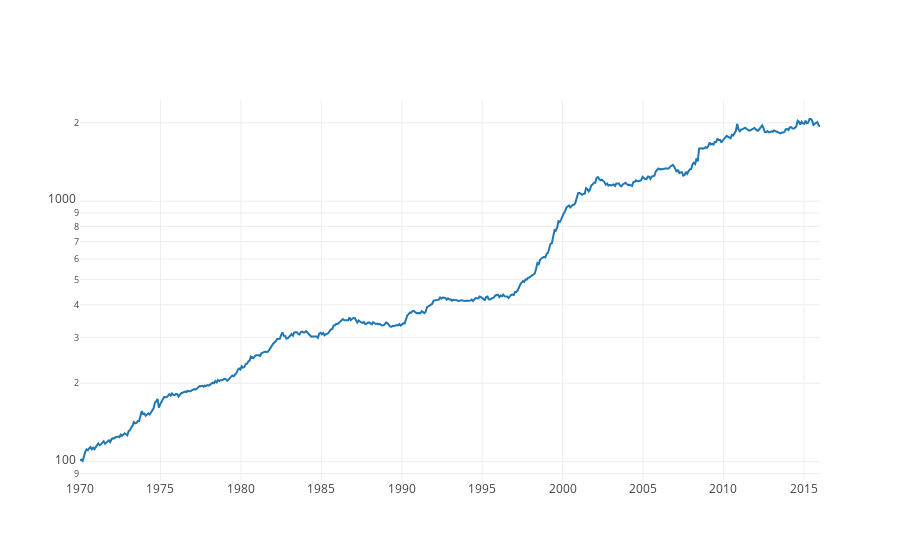

Write notebook code for a chart like this one.
### Code cell
# run performance chart
perf = 100 * np.cumprod(1 + results / 100)

def mychart(perf):
    x_coords = np.linspace(1970, 2016, perf.shape[0])
    
    trace1 = Scatter(
        x = x_coords,
        y = perf,
        name = 'Growth of $1',    
    )

    layout = Layout(
        yaxis=dict(
            type='log',
            autorange=True
        )
    )
    plotdata = [trace1]
    
    fig = Figure(data=plotdata, layout=layout)
    
    iplot(fig)
    
mychart(perf)

### Figure 1 — Plotly figure (JSON) as saved in the notebook; plotly's stock layout.template omitted (floating-point values rounded to 4 significant figures; data arrays with more than 128 entries replaced by an {"elided": "..."} marker saying what was removed)
{"data": [{"name": "Growth of $1", "type": "scatter", "x": {"elided": "564 float values"}, "y": {"elided": "564 float values"}}], "layout": {"yaxis": {"autorange": true, "type": "log"}}}
